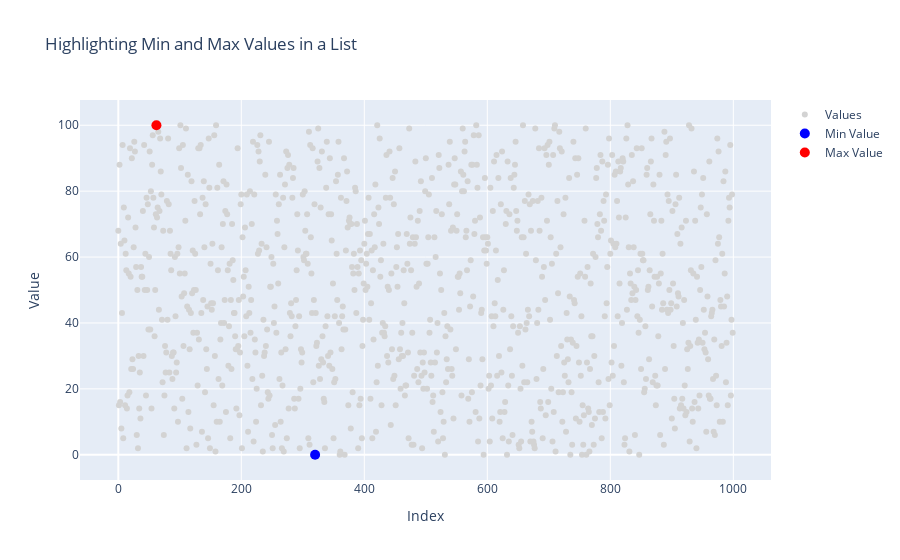

Here is the notebook cell this chart was saved with:
### Markdown cell above
7. Use ChatGPT to transform any of the functions that generate outputs using matplotlib to interactive charts using plotly.

### Code cell
import random
import plotly.graph_objects as go

# Step 1: Generate a new list of random numbers
new_random_list = [random.randint(0, 100) for _ in range(1000)]

# Step 2: Define the find_min and find_max functions
def find_min(lst):
    return min(lst)

def find_max(lst):
    return max(lst)

# Step 3: Define the plot_min_max_with_plotly function
def plot_min_max_with_plotly(lst):
    # Find the minimum and maximum values and their indices
    min_value, min_index = find_min(lst), lst.index(find_min(lst))
    max_value, max_index = find_max(lst), lst.index(find_max(lst))

    # Create a scatter plot of the list
    fig = go.Figure()
    fig.add_trace(go.Scatter(x=list(range(len(lst))), y=lst, mode='markers', name='Values', marker=dict(color='lightgray')))
    
    # Highlight the minimum and maximum values
    fig.add_trace(go.Scatter(x=[min_index], y=[min_value], mode='markers', marker=dict(color='blue', size=10), name='Min Value'))
    fig.add_trace(go.Scatter(x=[max_index], y=[max_value], mode='markers', marker=dict(color='red', size=10), name='Max Value'))

    # Update layout
    fig.update_layout(title='Highlighting Min and Max Values in a List', xaxis_title='Index', yaxis_title='Value')
    return fig

# Step 4: Use the function to visualize the min and max values
fig = plot_min_max_with_plotly(new_random_list)
fig.show()

### Figure 1 — Plotly figure (JSON) as saved in the notebook; plotly's stock layout.template omitted (floating-point values rounded to 4 significant figures; data arrays with more than 128 entries replaced by an {"elided": "..."} marker saying what was removed)
{"data": [{"marker": {"color": "lightgray"}, "mode": "markers", "name": "Values", "type": "scatter", "x": {"elided": "1000 int values"}, "y": {"elided": "1000 int values"}}, {"marker": {"color": "blue", "size": 10}, "mode": "markers", "name": "Min Value", "type": "scatter", "x": [320], "y": [0]}, {"marker": {"color": "red", "size": 10}, "mode": "markers", "name": "Max Value", "type": "scatter", "x": [62], "y": [100]}], "layout": {"title": {"text": "Highlighting Min and Max Values in a List"}, "xaxis": {"title": {"text": "Index"}}, "yaxis": {"title": {"text": "Value"}}}}
